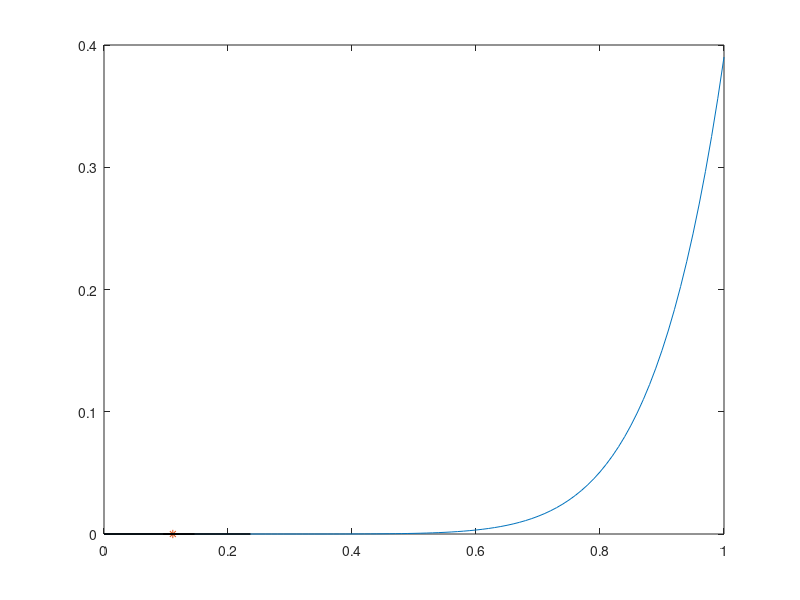

Write the MATLAB code that produced this figure.
function lab3()
    clc;
    NN = 0;
    show_points = 1;
    zs = 1;
    otr = 3;
    N = 0;  
    a = 0;
    b = 1;
    eps = 1e-6;
    if zs
        [x1, x2, x3, f1, f2, f3] = zol_sech(a, b, eps);
    else
        x1 = a;
        x2 = (a+b)/2;
        x3 = b;
        f1 = f(x1);
        f2 = f(x2);
        f3 = f(x3);
    end
    %N = 3; 
    iter = 1;
    xarr = [x1 x3];
    yarr = [f1 f3];
    a1 = (f2-f1)/(x2-x1);
    a2 = ((f3-f1)/(x3-x1)-(f2-f1)/(x2-x1))/(x3-x2);
    xmin = (x1+x2 - a1/a2)/2; 
    fmin = f(xmin);
    fprintf("Итерация %d: x1=%.10f, x2=%.10f, x3=%.10f, xmin=%.10f\n", iter, x1, x2, x3, xmin);
    x0 = make_iter();
    while abs(xmin-x0) > eps
        fprintf("Итерация %d: x1=%.10f, x2=%.10f, x3=%.10f, xmin=%.10f\n", iter, x1, x2, x3, xmin);
        x0 = make_iter();
    end
    fprintf("Итерация %d: x1=%.10f, x2=%.10f, x3=%.10f, xmin=%.10f\n", iter, x1, x2, x3, xmin);
    iter = iter + 1;    
    x0 = xmin;
    f0 = fmin;
    fprintf("x*=%.10f, f*=%.10f\n",  x0, f0);
    fprintf("Количество вызовов f: %d\n", N);
    %x0 - 0.111
    NN

    figure
    x = 0:1e-2:1;
    y = arrayfun(@(xi) f(xi), x);
    if show_points
        plot(x, y, x0, f0, '*', xarr, yarr, 'black-');
    else
        plot(x, y, x0, f0, '*');
    end
    
    function y=f(x)
        %y = exp((x^4 + x^2 - x + 5^(1/2))/5) + sinh((x^3 + 21*x +9)/(21*x + 6)) + 3.0;
        y = (x-0.111)^8;
        N = N+1000;
        NN = NN+1;
    end

    function x0=make_iter()
        iter = iter+1;
        x0 = xmin;
        if xmin < x2
            if fmin > f2
                if otr == 1 % для печати отрезков
                    xarr = [xarr x3];
                    yarr = [yarr f3];
                end
                otr = 1;
                x1 = xmin;
                f1 = fmin;
                xarr = [xarr x1];
                yarr = [yarr f1];
            else
                if otr == 3 % для печати отрезков
                    xarr = [xarr x1];
                    yarr = [yarr f1];
                end
                otr = 3;
                x3 = x2;
                f3 = f2;
                x2 = xmin;
                f2 = fmin;
                xarr = [xarr x3];
                yarr = [yarr f3];
            end
        else
            if fmin > f2
                if otr == 3 % для печати отрезков
                    xarr = [xarr x1];
                    yarr = [yarr f1];
                end
                otr = 3;
                x3 = xmin;
                f3 = fmin;
                xarr = [xarr x3];
                yarr = [yarr f3];
            else
                if otr == 1 % для печати отрезков
                    xarr = [xarr x3];
                    yarr = [yarr f3];
                end
                otr = 1;
                x1 = x2;
                f1 = f2;
                x2 = xmin;
                f2 = fmin;
                xarr = [xarr x1];
                yarr = [yarr f1];
            end            
        end
        a1 = (f2-f1)/(x2-x1);
        a2 = ((f3-f1)/(x3-x1)-(f2-f1)/(x2-x1))/(x3-x2);
        xmin = (x1+x2 - a1/a2)/2; 
        fmin = f(xmin);       
    end

    function [x1, x2, x3, f1, f2, f3]=zol_sech(a, b, eps)
        flag = 1;
        tau = (5^(1/2) - 1)/2;
        l = b - a;
        xl = b - tau*l;
        fl = f(xl);
        xr = a + tau*l;
        fr = f(xr);
        while l > 2*eps
            if fl >= fr
                fb = f(b);
                if fr < fb
                    x1 = xl; f1 = fl;
                    x2 = xr; f2 = fr;
                    x3 = b; f3 = fb;
                    flag = 0;
                    break;
                end
                a = xl;
                l = b - a;
                xl = xr;
                fl = fr;
                xr = a + tau*l;
                fr = f(xr);        
            else
                fa = f(a);
                if f(a) >= fl
                    x1 = a; f1 = fa;
                    x2 = xl; f2 = fl;
                    x3 = xr; f3 = fr;
                    flag = 0;
                    break;
                end                
                b = xr;
                l = b - a;
                xr = xl;
                fr = fl;
                xl = b - tau*l;
                fl = f(xl);
            end         
        end
        if flag
            x1 = a; f1 = f(a);
            x2 = (a+b)/2; f2 = f(x2);
            x3 = b; f3 = f(b);
        end       
    end
end
    